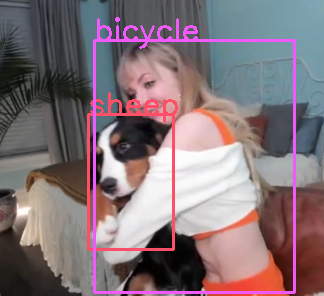

Write the Python code that produced this figure.
#!/usr/bin/env python
# coding: utf-8

# In[ ]:


'''Implementing Faster R-CNN with PyTorch as described by Ivan Vasiley 
in his book: Advanced deep learning with Python'''


# In[1]:


import warnings
warnings.filterwarnings('ignore')


# In[2]:


import os.path
import numpy as np
import requests
import torchvision
import torchvision.transforms as transforms
from PIL import Image
import matplotlib.pyplot as plt
from torchinfo import summary
import cv2


# In[3]:


# Downloading the COCO class name dataset file
# Contains the names of the classes the network can
# detect
classes_file = 'coco.names'

# downloads the raw gitHub file (i.e. assests)
if os.path.isfile(classes_file):
    url = 'https://raw.githubusercontent.com/pjreddie/darknet/master/data/coco.names'
    # issues a HTTP GET request to get resource 
    r = requests.get(url)
    # writes the content out
    with open(classes_file, 'wb') as f:
        f.write(r.content)


# In[4]:


# loading the class names as a list 
with open(classes_file, 'r') as f:
    classes = [line.strip() for line in f.readlines()]

# printing the differnt classes that can be detected
# by faster R-CNN
print(classes)


# In[5]:


# getting test image for object detection
image = cv2.imread('/mnt/chromeos/GoogleDrive/MyDrive/Datasets/baby.PNG')
# displaying generic test image with no detection and labels
#plt.imshow(image)
#plt.axis('off')
#plt.show()


# In[6]:


# Constructs a Faster R-CNN model with a ResNet-50-FPN backbone
model = torchvision.models.detection.fasterrcnn_resnet50_fpn(pretrained=True)


# In[7]:


summary(model)


# In[8]:


# setting the model in evaluation mode(lol no training)
model.eval()


# In[20]:


# transforming image to tensor
transform = transforms.Compose([
    transforms.ToPILImage(),
    transforms.ToTensor()
])
nn_input = transform(image)
#getting output from the model
output = model([nn_input])


# In[21]:


# random colors for each class of the COCO dataset
colors = np.random.uniform(0,255, size=(len(classes), 3))


# In[22]:


# iterating over the network outputs for all boxes
for box, box_class, score in zip(output[0]['boxes'].detach().numpy(), 
                                output[0]['labels'].detach().numpy(),
                                output[0]['scores'].detach().numpy()):
    # filter the boxes by CI score(usually 0.5)
    if score > 0.9:
        # transform bounding box format to be 
        # top-left and bottom-right pixels of box (has to be integers)
        box = [(int(box[0]), int(box[1])), (int(box[2]), int(box[3]))]
        # selecting class color
        color = colors[box_class]
        # extracting class name
        class_name = classes[box_class]
        #drawing the bounding box
        cv2.rectangle(image, box[0], box[1],color=color, thickness=2)
        # displaying the box class label
        cv2.putText(img=image, text=class_name, org=box[0],
                    fontFace = cv2.FONT_HERSHEY_SIMPLEX,
                    fontScale=1, color=color, thickness=2)


# In[23]:


cv2.imshow('Object detection', image)
cv2.imwrite('Faster R-CNN.png', image)

# In[ ]:
